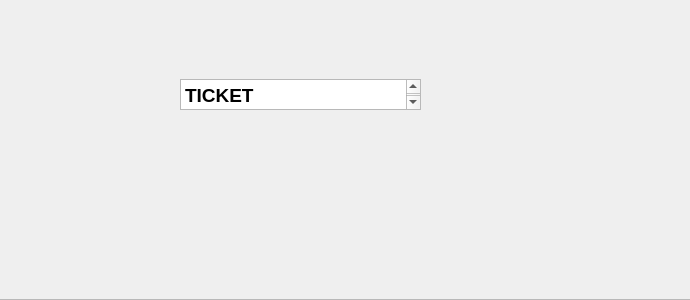
<?xml version="1.0" encoding="UTF-8"?>
<ui version="4.0">
 <class>Train_options</class>
 <widget class="QDialog" name="Train_options">
  <property name="geometry">
   <rect>
    <x>0</x>
    <y>0</y>
    <width>690</width>
    <height>300</height>
   </rect>
  </property>
  <property name="windowTitle">
   <string>Dialog</string>
  </property>
  <widget class="QFrame" name="frame">
   <property name="geometry">
    <rect>
     <x>-10</x>
     <y>-1</y>
     <width>731</width>
     <height>301</height>
    </rect>
   </property>
   <property name="frameShape">
    <enum>QFrame::StyledPanel</enum>
   </property>
   <property name="frameShadow">
    <enum>QFrame::Raised</enum>
   </property>
   <widget class="QLabel" name="label">
    <property name="geometry">
     <rect>
      <x>-170</x>
      <y>-110</y>
      <width>981</width>
      <height>471</height>
     </rect>
    </property>
    <property name="styleSheet">
     <string notr="true">image: url(:/res/solid-bg.png);</string>
    </property>
    <property name="text">
     <string/>
    </property>
   </widget>
   <widget class="QTextEdit" name="textEdit">
    <property name="geometry">
     <rect>
      <x>190</x>
      <y>80</y>
      <width>241</width>
      <height>31</height>
     </rect>
    </property>
    <property name="html">
     <string>&lt;!DOCTYPE HTML PUBLIC &quot;-//W3C//DTD HTML 4.0//EN&quot; &quot;http://www.w3.org/TR/REC-html40/strict.dtd&quot;&gt;
&lt;html&gt;&lt;head&gt;&lt;meta name=&quot;qrichtext&quot; content=&quot;1&quot; /&gt;&lt;meta charset=&quot;utf-8&quot; /&gt;&lt;style type=&quot;text/css&quot;&gt;
p, li { white-space: pre-wrap; }
hr { height: 1px; border-width: 0; }
li.unchecked::marker { content: &quot;\2610&quot;; }
li.checked::marker { content: &quot;\2612&quot;; }
&lt;/style&gt;&lt;/head&gt;&lt;body style=&quot; font-family:'Segoe UI'; font-size:9pt; font-weight:400; font-style:normal;&quot;&gt;
&lt;p style=&quot; margin-top:0px; margin-bottom:0px; margin-left:0px; margin-right:0px; -qt-block-indent:0; text-indent:0px;&quot;&gt;&lt;span style=&quot; font-size:14pt; font-weight:700;&quot;&gt;TICKET SUCCESSFULLY BOOKED !&lt;/span&gt;&lt;/p&gt;&lt;/body&gt;&lt;/html&gt;</string>
    </property>
   </widget>
  </widget>
 </widget>
 <resources/>
 <connections/>
</ui>
